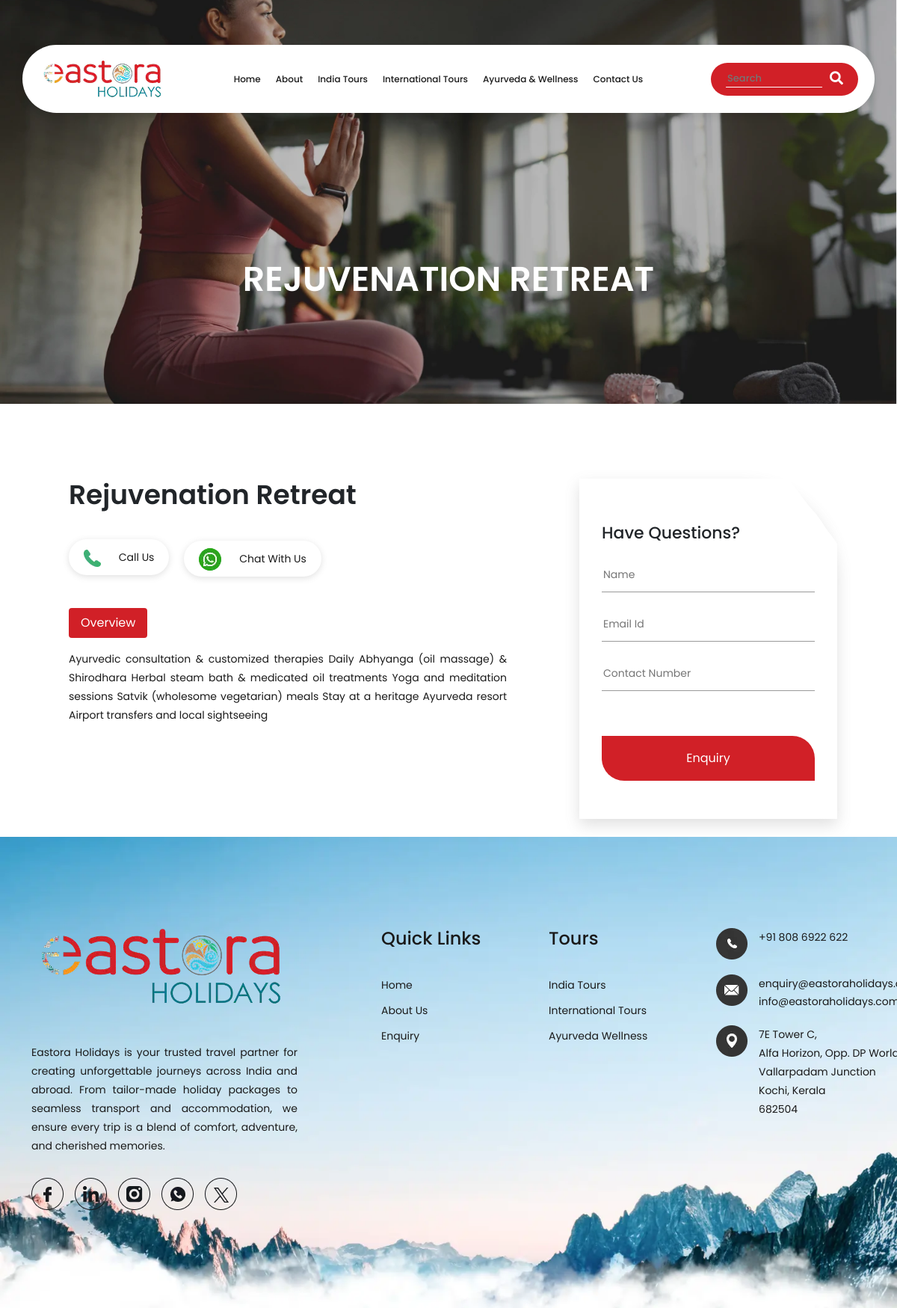
/ayurveda/rejuvenation-retreat/, run on the app's committed database.
### booking/models.py (models this page shows, shortened)
class TourPackage(models.Model):
    PARENT_CHOICES = [
        ('india', 'India Tours'),
        ('international', 'International Tours'),
        ('ayurveda', 'Ayurveda & Wellness'),
        ('specials', 'Eastora Specials'),
    ]
    title = models.CharField(max_length=200)
    slug = models.SlugField(unique=True, blank=True, null=True, max_length=200)
    tags = TaggableManager(blank=True)
    short_description = models.CharField(max_length=255, blank=True)
    description = models.TextField(blank=True, null=True)
    itinerary = models.JSONField(blank=True, null=True, help_text="Day-wise itinerary")
    location = models.CharField(max_length=200, blank=True, null=True)
    price = models.DecimalField(max_digits=10, decimal_places=2, blank=True, null=True)
    days = models.IntegerField(blank=True, null=True)
    nights = models.IntegerField(blank=True, null=True)
    image_desktop = models.ImageField(upload_to='packages/desktop/', null=True, blank=True)
    image_mobile = models.ImageField(upload_to='packages/mobile/', null=True, blank=True)
    card_image = models.ImageField(upload_to='packages/cards/', null=True, blank=True)
    category = models.ForeignKey(
        Category,
        on_delete=models.CASCADE,
        null=True,
        blank=True,
        related_name='packages'
    )
    is_featured = models.BooleanField(default=False)
    parent_choice = models.CharField(
        max_length=20,
        choices=PARENT_CHOICES,
        default='india',
        help_text="Top-level classification for the tour package"
    )
    meta_title = models.CharField(
        max_length=70,
        blank=True,
        null=True,
        help_text="Meta title for SEO. Defaults to package title if empty."
    )
    meta_description = models.CharField(
        max_length=160,
        blank=True,
        null=True,
        help_text="Meta description for SEO. Recommended 150-160 characters."
    )
    created_at = models.DateTimeField(auto_now_add=True)
    updated_at = models.DateTimeField(auto_now=True)
    def get_meta_title(self):
        return self.meta_title or self.title
    def get_meta_description(self):
        return self.meta_description or self.short_description or self.title

### booking/views.py (the view, shortened to what this page needs)
# urls.py: path('ayurveda/<slug:package_slug>/', views.ayurveda_package_detail_view, name='ayurveda_package_detail'),
def ayurveda_package_detail_view(request,package_slug):
    package = get_object_or_404(TourPackage, slug=package_slug)
    return render(request, 'ayurveda/package_detail.html', {
        'package': package,
        'title_main': package.title.split('–')[0].strip() if '–' in package.title else package.title,
        'meta_title': f"{package.get_meta_title()} | Eastora Holidays",
        'meta_description': package.get_meta_description(),
    })

### templates/ayurveda/package_detail.html (shortened to what this page needs)
{% extends 'base.html' %}
{% load static %}
{% block content %}
<div class="sub-page-hero" style="background-image: url('{% if package.image_desktop %}{{ package.image_desktop.url }}{% else %}{% static 'assets/images/maldives-banner.webp' %}{% endif %}');">
    <div class="tour-hero-content">
        <h1>{{ title_main }}</h1>
    </div>
</div>
<section class="tour-prgrm-wrapper">
    <div class="container">
        <div class="tour-prgrm-enqry-frm-wrapper mb-none">
            <div class="tour-prgrm-enqry-frm">
                <form action=" " method="post">{% csrf_token %}
                    <h3>Have Questions? </h3>
                    <div class="form-fields">
                        <input type="text" name="name" placeholder="Name" required>
                    </div>
                    <div class="form-fields">
                        <input type="email" name="email" placeholder="Email Id" required>
                    </div>
                    <div class="form-fields">
                        <input type="text" name="number" placeholder="Contact Number" required>
                    </div>
                    <div class="enqry-frm-submit-btn">
                        <button type="submit">Enquiry</button>
                    </div>
                </form>
            </div>
        </div>
        <div class="sec-title">
            <h2>{{ package.title }}</h2>
        </div>
        <div class="tour-prgrm-cta-wrapper">
            <div class="tour-prgrm-cta-item">
                <a href="tel:+918086922622">
                    <img src="{% static 'assets/images/icons/cta-tele-2.webp' %}" alt="Telephone">
                    <span>Call Us</span>
                </a>
            </div>
            <div class="tour-prgrm-cta-item">
                <a href="https://wa.me/+918086922622" target="_blank">
                    <img src="{% static 'assets/images/icons/cta-whatsapp-2.webp' %}" alt="Whatsapp">
                    <span>Chat With Us</span>
                </a>
            </div>
        </div>
        <div class="tour-prgrm-tab-btns">
            <ul class="nav nav-pills mb-3" id="pills-tab" role="tablist">
                <li class="nav-item" role="presentation">
                    <button class="nav-link active" id="pills-home-tab" data-bs-toggle="pill"
                        data-bs-target="#pills-home" type="button" role="tab" aria-controls="pills-home"
                        aria-selected="true">Overview</button>
                </li>
            </ul>
        </div>
        <div class="tab-content" id="pills-tabContent">
            <div class="tab-pane fade show active" id="pills-home" role="tabpanel" aria-labelledby="pills-home-tab">
                <div class="row">
                    <div class="col-lg-8">
                        <div class="tour-prgrm-info">
                            {{ package.description|safe }}
                        </div>
                    </div>
                    <div class="col-lg-4"> </div>
                </div>
            </div>
        </div>
    </div>
</section>
{% endblock %}

### tourbooking/static/assets/css/style.css (style rules this page uses)
body { font-family: "Poppins", sans-serif;overflow-x: hidden !important; }
html { overflow-x: hidden !important; }
:root { --primary-font-color:#1A1A1A; --secondary-font-color:#D12027; --btn-color:#D12027; --bg-gradient:linear-gradient(to bottom, #FFFFFF, #EAEAEA); }
h1 { font-size: 46px;font-weight:600 !important; }
h2 { font-size: 40px;font-weight: 600 !important; }
h3 { font-size: 22px;font-weight: 500 !important; }
p { font-size: 14px;font-weight:400;line-height: 25px !important;color: var(--primary-font-color); }
section { padding: 100px 0 100px 0; }
.sub-page-hero { height: 540px;background-position: 100% 100%;background-repeat: no-repeat !important;background-size: cover; position: relative; }
.sub-page-hero .tour-hero-content { max-width: 70%;margin: auto;position: absolute;top: 70%;left: 50%;transform: translate(-50%, -50%); }
.sub-page-hero .tour-hero-content h1 { color: #fff;text-align: center;text-transform: uppercase;letter-spacing: 10%; }
.tour-prgrm-wrapper .sec-title { padding-left: 50px; }
.tour-prgrm-cta-wrapper { display: flex;gap: 20px;margin:50px 0;padding-left: 50px; }
.tour-prgrm-cta-item a { text-decoration: none;font-size: 14px;font-size: 400;color: var(--primary-font-color);padding: 14px 20px; border-radius: 30px;box-shadow: rgba(99, 99, 99, 0.2) 0px 2px 8px 0px; }
.tour-prgrm-cta-item img { padding-right: 20px; }
.tour-prgrm-info p { text-align: justify;padding-right: 100px; }
.tour-prgrm-wrapper .container { position: relative; }
.tour-prgrm-enqry-frm-wrapper { display: inline-block;box-shadow: rgba(99, 99, 99, 0.2) 0px 8px 20px 0px; border-top-right-radius: 127px;position: absolute;top: 0;right: 50px; }
.tour-prgrm-enqry-frm { width: 345px;min-height: 455px; margin: auto; padding: 60px 30px 30px 30px;box-shadow: rgba(99, 99, 99, 0.2) 0px 2px 8px 0px;clip-path: polygon(81% 0, 100% 19%, 100% 100%, 0 100%, 0 0);background: #fff; }
.tour-prgrm-enqry-frm h3 { margin-bottom: 30px; }
.form-fields { margin-bottom: 30px; }
.form-fields input { width: 100%;border: none;border-bottom: 1px solid #9A9A9A;padding-bottom: 12px;font-size: 14px ;color: var(--primary-font-color);outline: none; }
.enqry-frm-submit-btn { margin-top: 60px; }
.enqry-frm-submit-btn button { width: 100%;height: 60px; border: none;border-top-right-radius: 30px;border-bottom-left-radius: 30px;background-color: var(--btn-color);color:#fff; }
.tour-prgrm-info { padding-left: 50px;margin-bottom: 50px; }
.tour-prgrm-tab-btns .nav-pills .nav-link { color: var(--primary-font-color) !important; }
.tour-prgrm-tab-btns .nav-pills .nav-link.active { background-color: var(--btn-color);color: #fff !important; }
.tour-prgrm-tab-btns { padding-left: 50px; }

### tourbooking/static/assets/css/responsive.css (style rules this page uses)
@media (min-width:1200px) { .tour-prgrm-wrapper .sec-title { max-width: 715px; } }
@media (min-width:1200px) { .tour-prgrm-wrapper .sec-title h2 { font-size: 36px; } }

### data on the page
TourPackage: image_desktop (picture), title "REJUVENATION RETREAT", title "Rejuvenation Retreat", description "Ayurvedic consultation & customized therapies Daily Abhyanga (oil massage) & Shirodhara Herbal steam bath & medicated oil treatments Yoga and meditation sessions Satvik (wholesome vegetarian) meals Stay at a heritage Ayurveda resort Airport transfers and local sightseeing"
